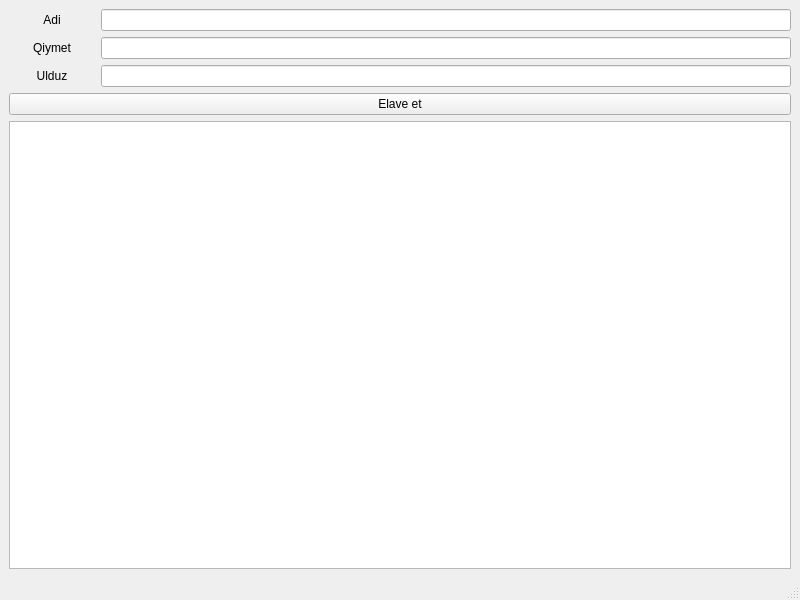
<?xml version="1.0" encoding="UTF-8"?>
<ui version="4.0">
 <class>MainWindow</class>
 <widget class="QMainWindow" name="MainWindow">
  <property name="geometry">
   <rect>
    <x>0</x>
    <y>0</y>
    <width>800</width>
    <height>600</height>
   </rect>
  </property>
  <property name="windowTitle">
   <string>MainWindow</string>
  </property>
  <widget class="QWidget" name="centralwidget">
   <layout class="QVBoxLayout" name="verticalLayout">
    <item>
     <layout class="QHBoxLayout" name="horizontalLayout" stretch="1,8">
      <item>
       <widget class="QLabel" name="label">
        <property name="text">
         <string>Adi</string>
        </property>
        <property name="alignment">
         <set>Qt::AlignCenter</set>
        </property>
       </widget>
      </item>
      <item>
       <widget class="QLineEdit" name="nameLinEdit">
        <property name="text">
         <string/>
        </property>
       </widget>
      </item>
     </layout>
    </item>
    <item>
     <layout class="QHBoxLayout" name="horizontalLayout_2" stretch="1,8">
      <item>
       <widget class="QLabel" name="label_2">
        <property name="text">
         <string>Qiymet</string>
        </property>
        <property name="alignment">
         <set>Qt::AlignCenter</set>
        </property>
       </widget>
      </item>
      <item>
       <widget class="QLineEdit" name="priceLineEdit"/>
      </item>
     </layout>
    </item>
    <item>
     <layout class="QHBoxLayout" name="horizontalLayout_3" stretch="1,8">
      <item>
       <widget class="QLabel" name="label_3">
        <property name="text">
         <string>Ulduz</string>
        </property>
        <property name="alignment">
         <set>Qt::AlignCenter</set>
        </property>
       </widget>
      </item>
      <item>
       <widget class="QLineEdit" name="starsLineEdit"/>
      </item>
     </layout>
    </item>
    <item>
     <widget class="QPushButton" name="addBtn">
      <property name="text">
       <string>Elave et</string>
      </property>
     </widget>
    </item>
    <item>
     <widget class="QTableView" name="tableView"/>
    </item>
   </layout>
  </widget>
  <widget class="QMenuBar" name="menubar">
   <property name="geometry">
    <rect>
     <x>0</x>
     <y>0</y>
     <width>800</width>
     <height>32</height>
    </rect>
   </property>
  </widget>
  <widget class="QStatusBar" name="statusbar"/>
 </widget>
 <resources/>
 <connections>
  <connection>
   <sender>nameLinEdit</sender>
   <signal>returnPressed()</signal>
   <receiver>addBtn</receiver>
   <slot>click()</slot>
   <hints>
    <hint type="sourcelabel">
     <x>126</x>
     <y>61</y>
    </hint>
    <hint type="destinationlabel">
     <x>240</x>
     <y>185</y>
    </hint>
   </hints>
  </connection>
  <connection>
   <sender>priceLineEdit</sender>
   <signal>returnPressed()</signal>
   <receiver>addBtn</receiver>
   <slot>click()</slot>
   <hints>
    <hint type="sourcelabel">
     <x>365</x>
     <y>97</y>
    </hint>
    <hint type="destinationlabel">
     <x>403</x>
     <y>176</y>
    </hint>
   </hints>
  </connection>
  <connection>
   <sender>starsLineEdit</sender>
   <signal>returnPressed()</signal>
   <receiver>addBtn</receiver>
   <slot>click()</slot>
   <hints>
    <hint type="sourcelabel">
     <x>493</x>
     <y>148</y>
    </hint>
    <hint type="destinationlabel">
     <x>534</x>
     <y>168</y>
    </hint>
   </hints>
  </connection>
 </connections>
</ui>
